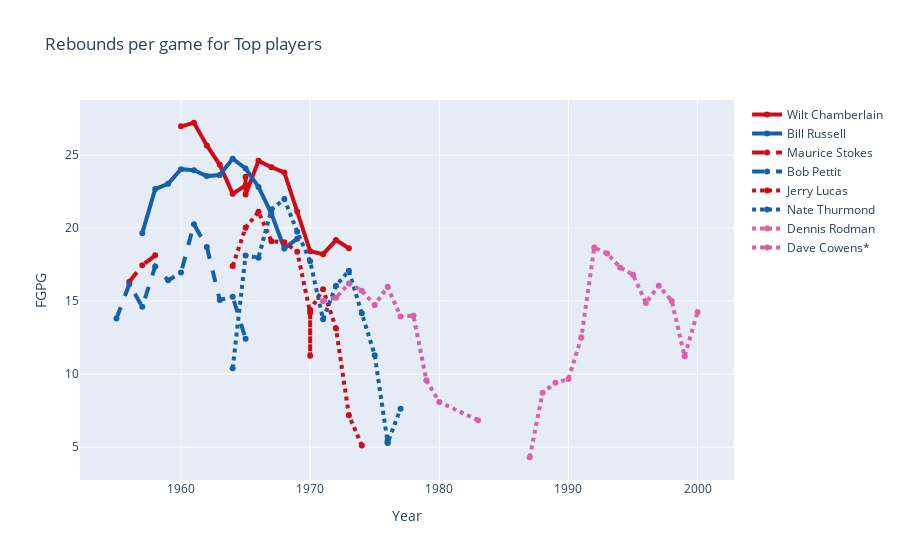

Notebook code for this chart:
### Code cell
# Create and style traces
trace0 = go.Scatter(
    x = final_df.Year[final_df.Player == 'Wilt Chamberlain*'],
    y = final_df.rpg[final_df.Player == 'Wilt Chamberlain*'],
    name = 'Wilt Chamberlain',
    connectgaps=True,
    line = dict(
        color = ('rgb(205, 12, 24)'),
        width = 4)
)
trace1 = go.Scatter(
    x = final_df.Year[final_df.Player == 'Bill Russell*'],
    y = final_df.rpg[final_df.Player == 'Bill Russell*'],
    name = 'Bill Russell',
    connectgaps=True,
    line = dict(
        color = ('rgb(22, 96, 167)'),
        width = 4,)
)
trace2 = go.Scatter(
    x = final_df.Year[final_df.Player == 'Maurice Stokes*'],
    y = final_df.rpg[final_df.Player == 'Maurice Stokes*'],
    name = 'Maurice Stokes',
    connectgaps=True,
    line = dict(
        color = ('rgb(205, 12, 24)'),
        width = 4,
        dash = 'dash') # dash options include 'dash', 'dot', and 'dashdot'
)
trace3 = go.Scatter(
    x = final_df.Year[final_df.Player == 'Bob Pettit*'],
    y = final_df.rpg[final_df.Player == 'Bob Pettit*'],
    name = 'Bob Pettit',
    connectgaps=True,
    line = dict(
        color = ('rgb(22, 96, 167)'),
        width = 4,
        dash = 'dash')
)
trace4 = go.Scatter(
    x = final_df.Year[final_df.Player == 'Jerry Lucas*'],
    y = final_df.rpg[final_df.Player == 'Jerry Lucas*'],
    name = 'Jerry Lucas ',
    connectgaps=True,
    line = dict(
        color = ('rgb(205, 12, 24)'),
        width = 4,
        dash = 'dot')
)
trace5 = go.Scatter(
    x = final_df.Year[final_df.Player == 'Nate Thurmond*'],
    y = final_df.rpg[final_df.Player == 'Nate Thurmond*'],
    name = 'Nate Thurmond',
    connectgaps=True,
    line = dict(
        color = ('rgb(22, 96, 167)'),
        width = 4,
        dash = 'dot')
)
trace6 = go.Scatter(
    x = final_df.Year[final_df.Player == 'Dennis Rodman*'],
    y = final_df.rpg[final_df.Player == 'Dennis Rodman*'],
    name = 'Dennis Rodman',
    connectgaps=True,
    line = dict(
        color = ('rgb(222, 96, 167)'),
        width = 4,
        dash = 'dot')
)
trace7 = go.Scatter(
    x = final_df.Year[final_df.Player == 'Dave Cowens*'],
    y = final_df.rpg[final_df.Player == 'Dave Cowens*'],
    name = 'Dave Cowens*',
    connectgaps=True,
    line = dict(
        color = ('rgb(212, 96, 167)'),
        width = 4,
        dash = 'dot')
)
data = [trace0, trace1, trace2, trace3, trace4, trace5, trace6, trace7]

# Edit the layout
layout = dict(title = 'Rebounds per game for Top players',
              xaxis = dict(title = 'Year'),
              yaxis = dict(title = 'FGPG'),
              )

fig = dict(data=data, layout=layout)
py.iplot(fig, filename='styled-line')

### Figure 1 — Plotly figure (JSON) as saved in the notebook; plotly's stock layout.template omitted (floating-point values rounded to 4 significant figures)
{"data": [{"connectgaps": true, "line": {"color": "rgb(205, 12, 24)", "width": 4}, "name": "Wilt Chamberlain", "type": "scatter", "x": [1960, 1961, 1962, 1963, 1964, 1965, 1965, 1965, 1966, 1967, 1968, 1969, 1970, 1971, 1972, 1973], "y": [26.96, 27.2, 25.65, 24.32, 22.34, 22.92, 23.5, 22.29, 24.59, 24.16, 23.8, 21.14, 18.42, 18.21, 19.17, 18.61]}, {"connectgaps": true, "line": {"color": "rgb(22, 96, 167)", "width": 4}, "name": "Bill Russell", "type": "scatter", "x": [1957, 1958, 1959, 1960, 1961, 1962, 1963, 1964, 1965, 1966, 1967, 1968, 1969], "y": [19.65, 22.67, 23.03, 24.03, 23.95, 23.55, 23.63, 24.74, 24.08, 22.81, 20.99, 18.6, 19.27]}, {"connectgaps": true, "line": {"color": "rgb(205, 12, 24)", "dash": "dash", "width": 4}, "name": "Maurice Stokes", "type": "scatter", "x": [1956, 1957, 1958], "y": [16.33, 17.44, 18.13]}, {"connectgaps": true, "line": {"color": "rgb(22, 96, 167)", "dash": "dash", "width": 4}, "name": "Bob Pettit", "type": "scatter", "x": [1955, 1956, 1957, 1958, 1959, 1960, 1961, 1962, 1963, 1964, 1965], "y": [13.81, 16.17, 14.61, 17.37, 16.42, 16.96, 20.26, 18.71, 15.08, 15.3, 12.42]}, {"connectgaps": true, "line": {"color": "rgb(205, 12, 24)", "dash": "dot", "width": 4}, "name": "Jerry Lucas ", "type": "scatter", "x": [1964, 1965, 1966, 1967, 1968, 1969, 1970, 1970, 1970, 1971, 1972, 1973, 1974], "y": [17.41, 20.02, 21.11, 19.1, 19.02, 18.38, 14.19, 11.25, 14.38, 15.81, 13.13, 7.183, 5.123]}, {"connectgaps": true, "line": {"color": "rgb(22, 96, 167)", "dash": "dot", "width": 4}, "name": "Nate Thurmond", "type": "scatter", "x": [1964, 1965, 1966, 1967, 1968, 1969, 1970, 1971, 1972, 1973, 1974, 1975, 1976, 1976, 1976, 1977], "y": [10.39, 18.12, 17.97, 21.26, 21.98, 19.75, 17.72, 13.76, 16.05, 17.08, 14.16, 11.3, 5.321, 5.462, 5.292, 7.633]}, {"connectgaps": true, "line": {"color": "rgb(222, 96, 167)", "dash": "dot", "width": 4}, "name": "Dennis Rodman", "type": "scatter", "x": [1987, 1988, 1989, 1990, 1991, 1992, 1993, 1994, 1995, 1996, 1997, 1998, 1999, 2000], "y": [4.312, 8.72, 9.415, 9.659, 12.51, 18.66, 18.26, 17.3, 16.8, 14.88, 16.05, 15.01, 11.22, 14.25]}, {"connectgaps": true, "line": {"color": "rgb(212, 96, 167)", "dash": "dot", "width": 4}, "name": "Dave Cowens*", "type": "scatter", "x": [1971, 1972, 1973, 1974, 1975, 1976, 1977, 1978, 1979, 1980, 1983], "y": [15.01, 15.23, 16.21, 15.71, 14.74, 15.97, 13.94, 14, 9.588, 8.091, 6.85]}], "layout": {"title": {"text": "Rebounds per game for Top players"}, "xaxis": {"title": {"text": "Year"}}, "yaxis": {"title": {"text": "FGPG"}}}}
